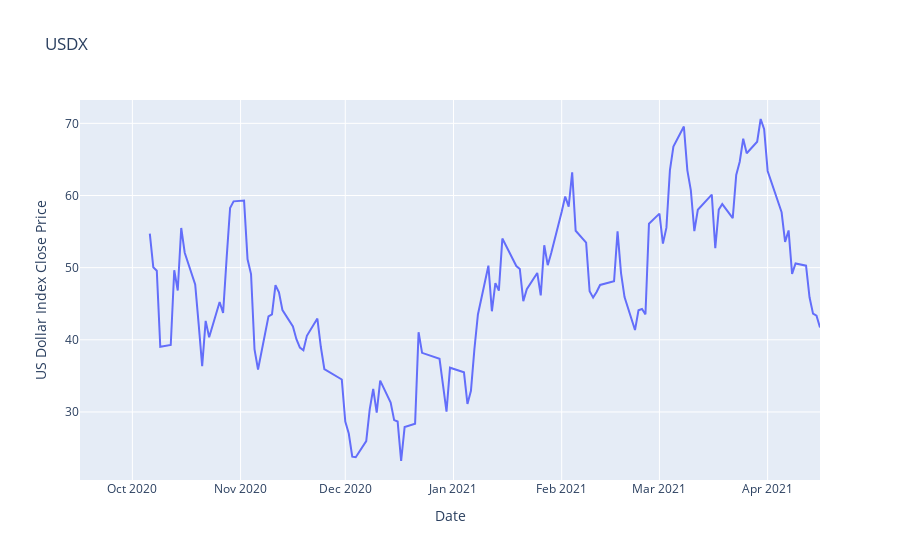

Notebook cell for this chart:
### Code cell
px.line(
    x=bonds_vs_usdx['Date'], 
    y=bonds_vs_usdx['USDX Close'], 
    title='USDX',
    labels=dict(x='Date', y='US Dollar Index Close Price'))

### Figure 1 — Plotly figure (JSON) as saved in the notebook; plotly's stock layout.template omitted (floating-point values rounded to 4 significant figures; data arrays with more than 128 entries replaced by an {"elided": "..."} marker saying what was removed)
{"data": [{"hovertemplate": "Date=%{x}<br>US Dollar Index Close Price=%{y}<extra></extra>", "legendgroup": "", "line": {"color": "#636efa", "dash": "solid"}, "mode": "lines", "name": "", "orientation": "v", "showlegend": false, "type": "scatter", "x": {"elided": "145 str values"}, "xaxis": "x", "y": {"elided": "145 float values"}, "yaxis": "y"}], "layout": {"autosize": true, "legend": {"tracegroupgap": 0}, "title": {"text": "USDX"}, "xaxis": {"anchor": "y", "autorange": true, "domain": [0, 1], "range": ["2020-09-16", "2021-04-16"], "title": {"text": "Date"}, "type": "date"}, "yaxis": {"anchor": "x", "autorange": true, "domain": [0, 1], "range": [20.57, 73.24], "title": {"text": "US Dollar Index Close Price"}, "type": "linear"}}}
